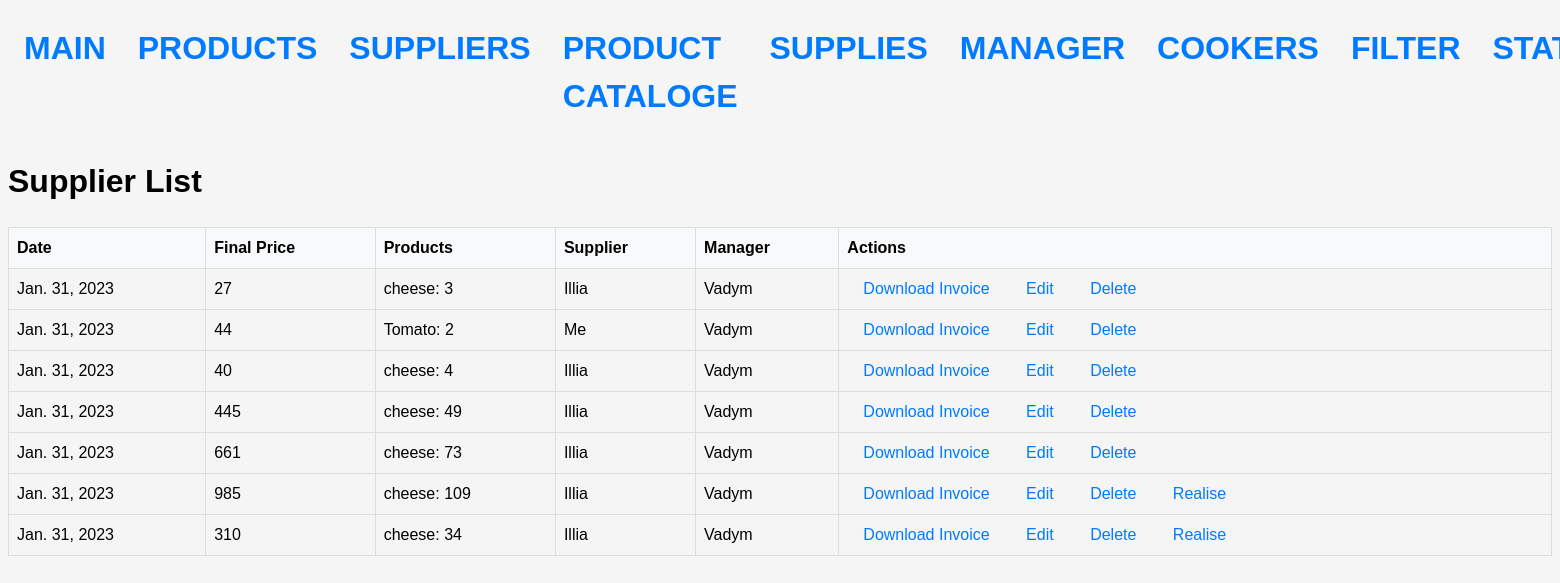
The app's page /supplies/, older data.
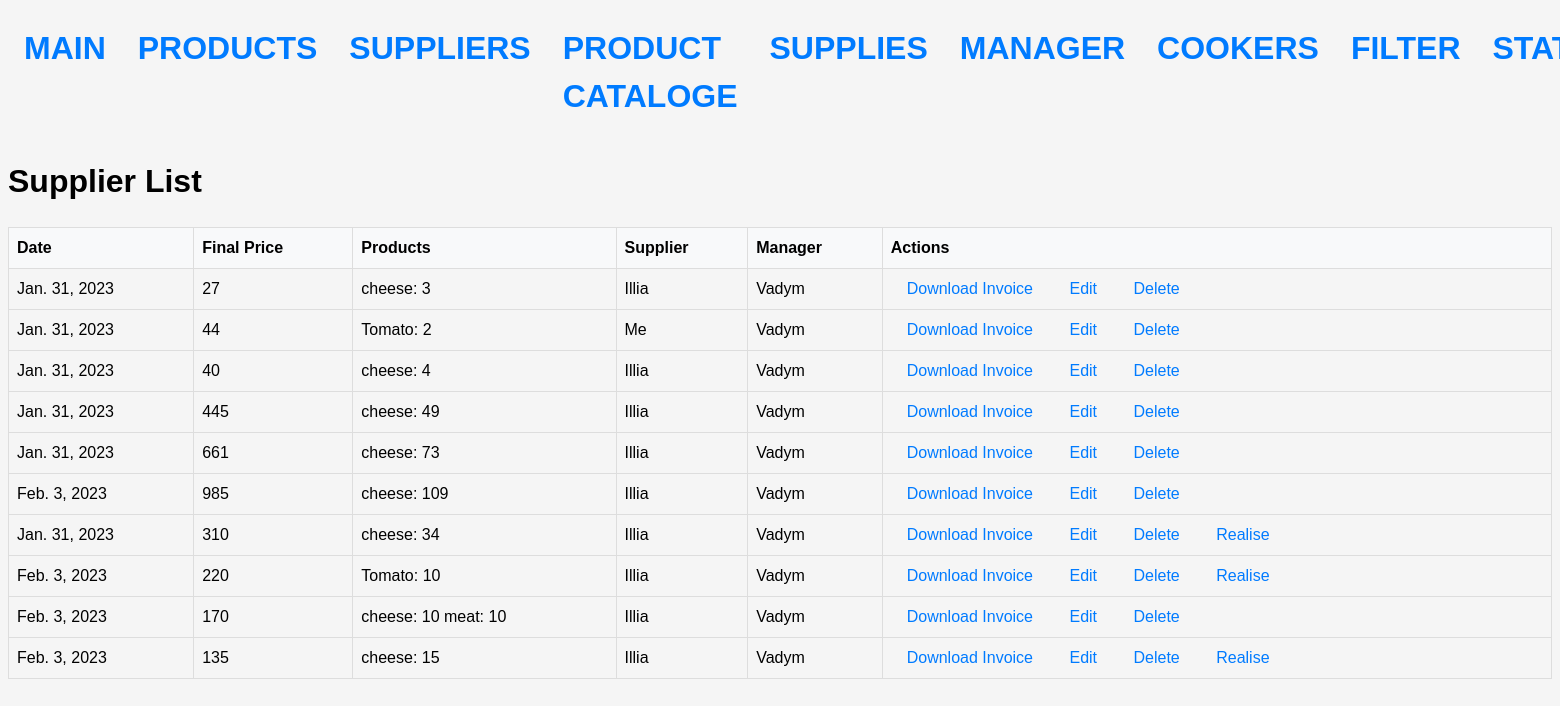
The same page, newer data.
### stock/models.py (models this page shows, shortened)
class Supplies(Model):
    create_at = models.DateField(auto_now=True)
    final_price = models.IntegerField()
    realised = models.BooleanField(default=False)
    supplier = models.ForeignKey(Supplier, on_delete=models.SET_NULL, null=True)
    manager = models.ForeignKey(Manager, on_delete=models.SET_NULL, null=True)
    @property
    def products(self):
        return SuppliedProduct.objects.filter(suplie=self)

class SuppliedProduct(Model):
    product = models.ForeignKey(SupplierProduct, on_delete=models.CASCADE)
    amount = models.PositiveIntegerField()
    suplie = models.ForeignKey("Supplies", null=True, on_delete=models.CASCADE)
    @property
    def name(self):
        return f"{self.product.product.name}: {self.amount}"

class SupplierProduct(Model):
    product = models.ForeignKey(Product, on_delete=models.CASCADE, null=True)
    supplier = models.ForeignKey(Supplier, on_delete=models.CASCADE, null=True)
    price = models.FloatField()

class Product(Model):
    name = models.CharField(max_length=64)
    term = models.IntegerField()
    measure = models.ForeignKey(Measure, on_delete=models.CASCADE)

class Supplier(Model):
    name = models.CharField(max_length=64)
    phone = models.CharField(max_length=24)
    email = models.CharField(max_length=64)
    address = models.CharField(max_length=128)
    iban = models.IntegerField()
    rating = models.IntegerField(validators=[MaxValueValidator(5)])
    payment_method = models.ForeignKey(Payment, on_delete=models.SET_NULL, null=True)
    delivery_method = models.ForeignKey(Delivery, on_delete=models.SET_NULL, null=True)
    def __str__(self):
        return self.name

class Manager(Model):
    first_name = models.CharField(max_length=64)
    last_name = models.CharField(max_length=64)
    surname = models.CharField(max_length=64)
    phone = models.CharField(max_length=24)

### stock/views.py (the view)
# urls.py: path('supplies/', SuppliesListView.as_view(), name='supplies'),
class SuppliesListView(ListView):
    model = Supplies
    template_name = 'supplies/supplies_list.html'
    context_object_name = 'supplies'

### templates/supplies/supplies_list.html
{% extends 'base.html' %}
{% block content %}
  <h1>Supplier List</h1>
    <table>
        <thead>
          <tr>
            <th>Date</th>
            <th>Final Price</th>
            <th>Products</th>
            <th>Supplier</th>
            <th>Manager</th>
            <th>Actions</th>
          </tr>
        </thead>
        <tbody>
          {% for supply in supplies %}
          <tr>
            <td>{{ supply.create_at }}</td>
            <td>{{ supply.final_price }}</td>
            <td>
              {% for product in supply.products %}
              {{ product.name }}
              {% endfor %}
            </td>
            <td>{{ supply.supplier }}</td>
            <td>{{ supply.manager.first_name }}</td>
            <td>
              <a href="{% url 'generate_invoice' supply.pk %}" class="btn btn-primary">Download Invoice</a>
              <a href="{% url 'update_supplies' supply.pk %}">Edit</a>
              <a href="{% url 'delete_supplies' supply.pk %}" >Delete</a>
                {% if not supply.realised %}
                <a href={% url 'realise_suplie' supply.pk %}>Realise</a>
                {% endif %}
            </td>
          </tr>
          {% endfor %}
        </tbody>
      </table>
  {%endblock%}

Row changes from the older to the newer data that the page shows:
changed Supplies (number 6 of 10 on the later page): create_at "Jan. 31, 2023" → "Feb. 3, 2023"; no longer shows "Realise"
added Supplies: create_at "Feb. 3, 2023", final_price "220", supplier "Illia", manager.first_name "Vadym", realised "Realise"
now on this page (row edited): SuppliedProduct: name "Tomato: 10", shown under "Feb. 3, 2023"
added Supplies: create_at "Feb. 3, 2023", final_price "170", supplier "Illia", manager.first_name "Vadym"
added SuppliedProduct: name "cheese: 10", shown under "Feb. 3, 2023"
added SuppliedProduct: name "meat: 10", shown under "Feb. 3, 2023"
added Supplies: create_at "Feb. 3, 2023", final_price "135", supplier "Illia", manager.first_name "Vadym", realised "Realise"
added SuppliedProduct: name "cheese: 15", shown under "Feb. 3, 2023"
